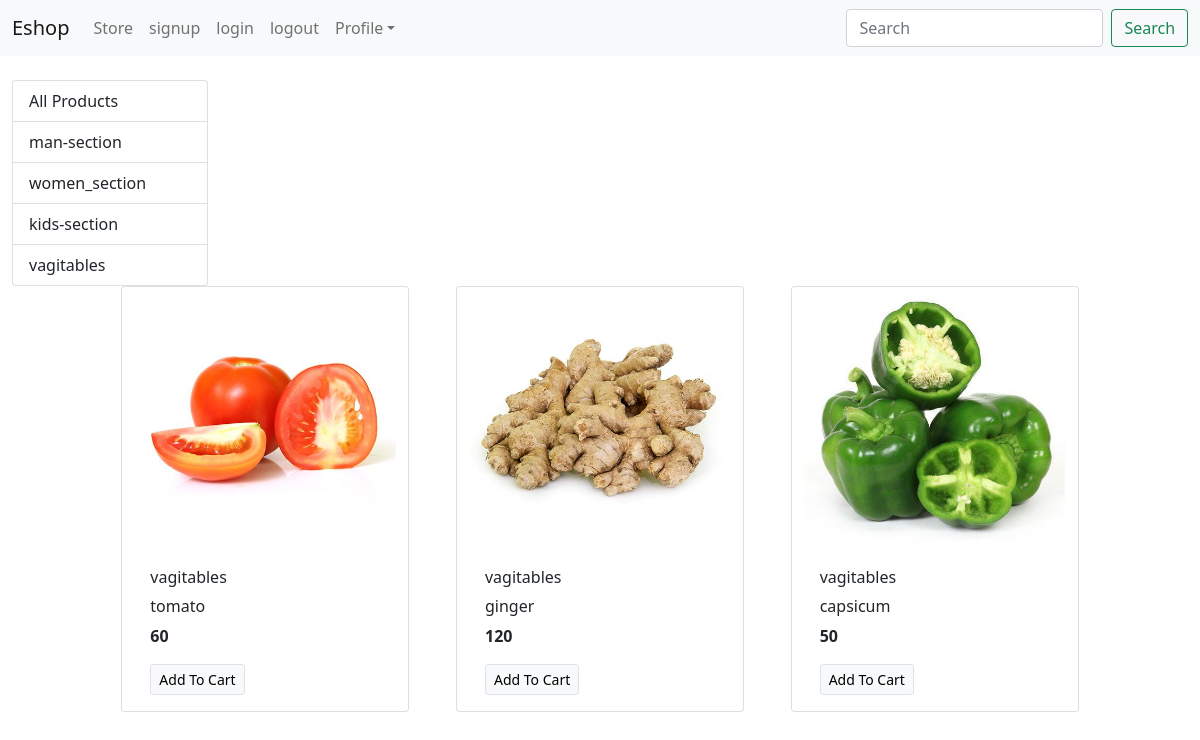
The app's page /?category=4 with its own data.
### store/models/category.py (models this page shows)
class Category(models.Model):
    select=models.CharField(max_length=30,null=True)
    cls=models.CharField(max_length=30,default="high")
    def __str__(self):
        return self.select
    @staticmethod
    def get_all_categories():
     return Category.objects.all()

### store/models/product.py (models this page shows, shortened)
class Product(models.Model):
    productname=models.CharField(max_length=30)
    category=models.ForeignKey(Category,on_delete=models.CASCADE)
    color=models.CharField(max_length=30)
    size=models.CharField(max_length=10)
    price=models.IntegerField(default=0)
    image=models.ImageField(upload_to='uploads/products/',default=False)
    @staticmethod
    def get_all_products_by_categoryid(category_id):
      if category_id:
        return Product.objects.filter(category=category_id)
      else:
        return Product.get_all_products()

### store/views/home.py (the view)
# urls.py: path('',index,name='homepage'),
def index(request):
    alcategories=Category.get_all_categories()
    categoryId=request.GET.get('category')
    if categoryId:
         alproducts=Product.get_all_products_by_categoryid(categoryId)
    else:
        alproducts=Product.get_all_products()
    data={}
    data['products']=alproducts
    data['categories']=alcategories
    print(request.session.get('customer_email'))
    return render(request,'index.html',data)

### store/templates/index.html
{% extends "base.html" %}
{%block content%}
 <div class="container-fluid mt-4">
 <div clss="row">
  <div class="col-lg-2">
   <div class="list-group">
    <a href="/" class="list-group-item
    list-group-item-action ">All Products</a>
    {% for category in categories%}
    <a href="/?category={{category.id}}" class="list-group-item
    list-group-item-action ">{{category.select}}</a>
    {%endfor%}
 </div>
 </div>
     <div id='products' class="col-lg-10 mx-auto">
      <div class="row mx-aito">
        {%for product in products  %}
      <div class="card mx-auto mb-5" style="width:18rem;">
          <img class="card-img-top" src="{{product.image.url}}" alt="card image cap">
          <div class="card-body">
            <p class="card-title">{{product.category}}</p>
            <h6 class="card-title">{{product.productname}}</h6>
            <p class="card-text"><b>{{product.price}}</b></p>
            <a href="#" class="btn btn-light border btn-sm">Add To Cart</a>
          </div>
        </div>
       {% endfor %}
   </div>
     </div>
 </div>
 </div>
{%endblock%}

### records on screen
Category: select "man-section"
Category: select "women_section"
Category: select "kids-section"
Category: select "vagitables"
Product: image (picture), category "vagitables", productname "tomato", price "60"
Product: image (picture), category "vagitables", productname "ginger", price "120"
Product: image (picture), category "vagitables", productname "capsicum", price "50"
